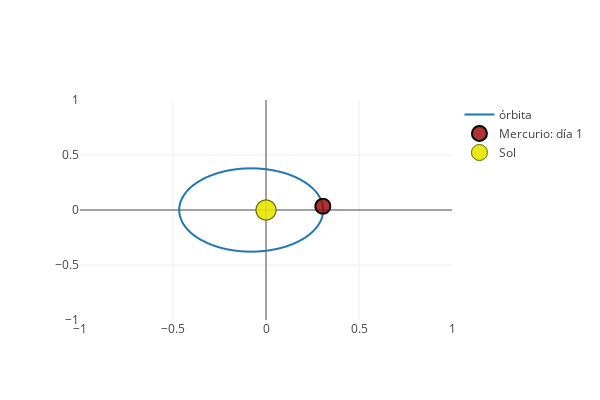

Notebook code for this chart:
### Markdown cell above
# Mecánica Celeste

### Code cell
import plotly
from display import Displayer
from planet import Planet, planets_dict
import numpy as np
import ipywidgets as wdgs

plotly.offline.init_notebook_mode(connected=True)

displayer = Displayer()

planet_picker = wdgs.Dropdown(options=planets_dict, description="Planeta")
day_picker = wdgs.IntText(value=1, description="Día", disabled=False)

wdgs.interact_manual(displayer.display_information_and_orbit, 
                     planet=planet_picker, time=day_picker,
                     description="Mostrar información y órbita")

### Figure 1 — Plotly figure (JSON) as saved in the notebook; plotly's stock layout.template omitted (floating-point values rounded to 4 significant figures; data arrays with more than 128 entries replaced by an {"elided": "..."} marker saying what was removed)
{"data": [{"name": "órbita", "type": "scattergl", "x": {"elided": "201 float values"}, "y": {"elided": "201 float values"}}, {"marker": {"color": "rgba(152, 0, 0, .8)", "line": {"color": "rgb(0, 0, 0)", "width": 2}, "size": 15}, "mode": "markers", "name": "Mercurio: día 1", "type": "scattergl", "x": [0.3057], "y": [0.03401]}, {"marker": {"color": "rgba(230, 230, 0, .9)", "line": {"color": "rgb(100,100,0)", "width": 1}, "size": 20}, "mode": "markers", "name": "Sol", "type": "scattergl", "x": [0], "y": [0]}], "layout": {"height": 400, "width": 600, "xaxis": {"anchor": "y", "range": [-1, 1]}, "yaxis": {"anchor": "x", "autorange": false, "range": [-1, 1]}}}
